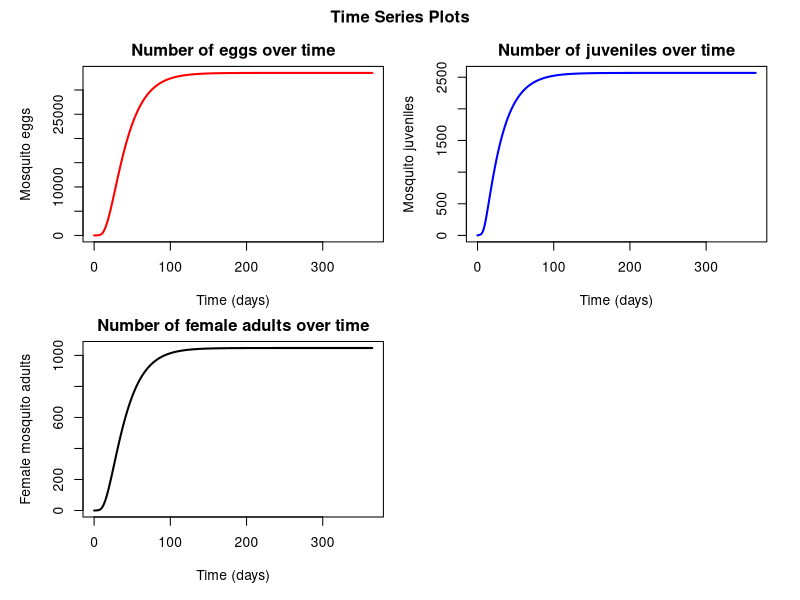
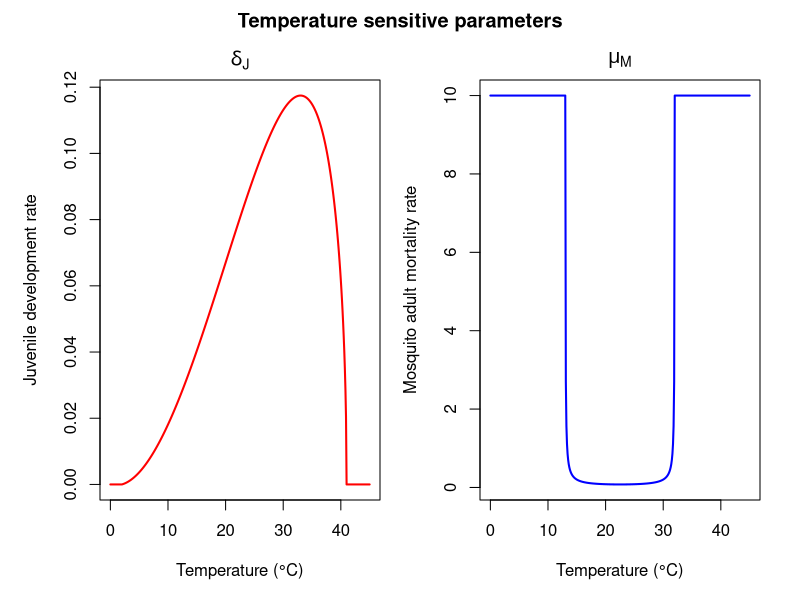
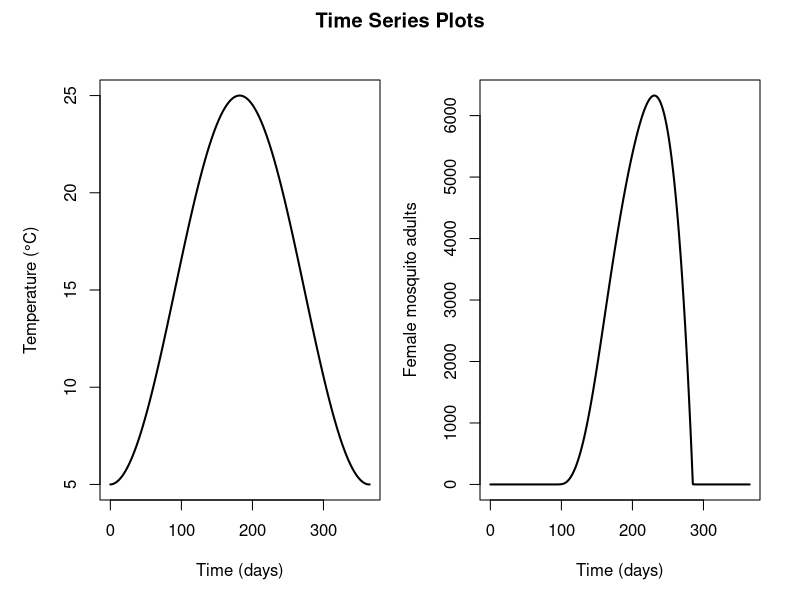
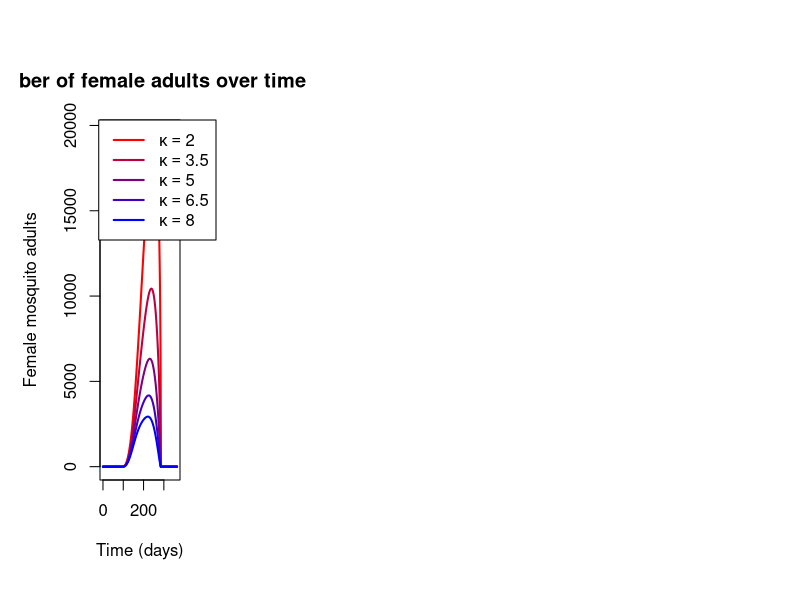

R code for these plots, in order: (Note: a time limit stopped this script after it produced the figures.)
## ---- chunk 1
knitr::opts_chunk$set(echo = TRUE, eval = FALSE)
## ---- chunk 2
#load("...")
library(tidyverse)
library(grDevices)
## ---- chunk 3

RHS = function(t, y, parms){
  # state variables
  E <- y[1]
  J <- y[2]
  M <- y[3]
  
  # right-hand side of ODE
  list(c(
    # eggs
     a*phi*M - delta_E*E - mu_E*E, #'*Complete line: (egg production missing)*
    # juveniles
    delta_E*E - alpha*J^2 -mu_J*J - delta_J*J , #'*Complete line: (juvenile development and natural mortality missing)*
    # female adults
    omega*delta_J * J - mu_M*M #'*Complete line: (emergence rate missing)*
  ))
}

## ---- chunk 4
Euler <- function(f,t0,tend,y0,parms,h){
  system_size <- length(y0)
  var_names = names(y0)
  N <- (tend-t0)/h #Number of steps 
  
  y<-matrix(0,N+1,system_size) #Container for the solution y.
  colnames(y)<-var_names 
  y[1,] <- y0 #Initial condition
  
  t <- numeric(length = N+1) #Container for the time line
  t[1] <- t0
  
  for (n in 1:N){
    dy <- f(t[n],y[n,],parms) #Derivative
    
    y[n+1,] <- y[n, ] + h * dy [[1]] #'*Complete line:Estimate next point.*
    t[n+1] <- t[n] + h #                                                                                                                                 '*Complete line:Take a time step.*
  }
  
  solution <- as.data.frame(y)
  solution$t <- t
  
  return(solution)
}
## ---- chunk 5
t0 <- 0
tend <- 365
h <- 0.1
# we define parameters globally for now, later we will utilize the parms argument of RHS
a <- 0.2 #'*Complete line*
phi <- 120
delta_E <- 0.6
mu_E <- 0.15
alpha <- 0.003
delta_J <- 0.08 
mu_J <- 0.05
omega <- 0.51 #'*Complete line*
mu_M <- 0.1 #'*Complete line:*

#define initial conditions with a !named! vector and solve the model
y0 <- c(E = 10, J = 0, M = 0)
sol <- Euler(RHS, t0, tend, y0, parms = c(), h) # for now we don't need parms
print(sol)
## ---- chunk 6
# Set up the plotting area to have 2 rows and 2 columns
{
par(mfrow = c(2, 2), mar = c(4, 4, 2, 1), oma = c(1, 1, 2, 1))

# Plot E vs t 
plot(sol$t,sol$E , type = "l", col = "red", lwd = 2, #'*Complete line:plot E vs t.*
     main = "Number of eggs over time", xlab = "Time (days)", 
     ylab = "Mosquito eggs")

# Plot J vs t 
plot(sol$t,sol$J , type = "l", col = "blue", lwd = 2, #'*Complete line: plot J vs t.*
     main = "Number of juveniles over time", xlab = "Time (days)", 
     ylab = "Mosquito juveniles")

# Plot M vs t 
plot(sol$t,sol$M , type = "l", col = "black", lwd = 2, #'*Complete line: plot M vs t.*
     main = "Number of female adults over time", xlab = "Time (days)", 
     ylab = "Female mosquito adults")

# Add an overall title for the entire plot
title("Time Series Plots", outer = TRUE)
}
## ---- chunk 7
delta_J <- function(tmp, q, Tmin, Tmax){
  ifelse(tmp>max(0,Tmin) & tmp<Tmax,q*tmp*(tmp - Tmin)*(Tmax - tmp)^(0.5) , 0) #'*Complete line:*
  #'*calculate Briere function.*
} 

mu_M <- function(tmp, q, Tmin, Tmax, kappa){
  ifelse(tmp>Tmin & tmp<Tmax, 1/((1/kappa*q*(tmp - Tmin)*(Tmax - tmp)) + 0.1), 10) 
  #calculate inverse quadratic function
} 

Tmp <- seq(0, 45, 0.1)

# Set up the plotting area to have 1 row and 2 columns
{
par(mfrow = c(1, 2), mar = c(4, 4, 2, 1), oma = c(1, 1, 2, 1))

# Plot Tmp vs delta_J 
plot(Tmp, delta_J(Tmp, 4.06/100000, 2, 41), type = "l", col = "red", lwd = 2, 
     main = expression(delta[J]), xlab = "Temperature (°C)", 
     ylab = "Juvenile development rate")

# Plot Tmp vs mu_M
plot(Tmp, mu_M(Tmp, 1.43, 13, 32, 10), type = "l", col = "blue", lwd = 2, 
     main = expression(mu[M]), xlab = "Temperature (°C)", 
     ylab = "Mosquito adult mortality rate")

# Add an overall title for the entire plot
title("Temperature sensitive parameters", outer = TRUE)
}
## ---- chunk 8
tmp <- function(day, avg){ # function returning the temperature on a specific day in the year
  avg + 10*cos((2*pi*(day-182))/(365)) 
}

RHS_tmp = function(t, y, parms){
  # unpack parameter vector
  alpha <- parms["alpha"]
  kappa <- parms["kappa"]
  avg <- parms["avg"]
  
  delta_J <-  delta_J(tmp( t, avg), (4.06/100000), 2, 41) #'*Complete line: parameterize delta_J.*
  mu_M <- mu_M(tmp(t, avg), 1.43, 13, 32, kappa) #parameterize mu_M
  
  # state variables
  E <- y[1]
  J <- y[2]
  M <- y[3]
  
  # right-hand side of ODE
  list(c(
    # eggs
    a*phi*M - delta_E*E - mu_E*E,
    # juvenile
    delta_E*E - alpha*J^2 - mu_J*J - delta_J*J,
    # female adults
    omega*delta_J*J - mu_M*M
  ))
}

t0 <- 0
tend <- 365
h <- 0.01
 
parms <- c(alpha = 0.003, kappa = 5, avg = 15) 
sol_tmp <- Euler(RHS_tmp, t0, tend, y0, parms, h)

{
par(mfrow = c(1, 2), mar = c(4, 4, 2, 1), oma = c(1, 1, 2, 1))

# Plot Tmp vs t 
plot(sol_tmp$t, tmp(sol_tmp$t,15), type = "l", col = "black", lwd = 2,
     main = "", xlab = "Time (days)", 
     ylab = "Temperature (°C)")

# Plot M vs t 
plot(sol_tmp$t, sol_tmp$M, type = "l", col = "black", lwd = 2,
     main = "", xlab = "Time (days)", 
     ylab = "Female mosquito adults")

# Add an overall title for the entire plot
title("Time Series Plots", outer = TRUE)
}
## ---- chunk 9
#create a vector "kappas" with 5 different values of the parameter kappa
M = 5
kappas <- seq(2,8,length.out=M)

#prepare a dataframe for storing simulation results
solutions <- as.data.frame(matrix(NA, nrow = (tend - t0)/h+1, ncol = M))

#simulate the model for each value in kappas and store the resulting female adult mosquito
#time series in "solutions"
for(i in 1:M){
  parms <- c(alpha = 0.003, kappa = kappas[i], avg = 15) 
  solutions[,i] <- Euler(RHS_tmp, t0, tend, y0, parms, h)$M
}

#color gradient for plotting the M different solutions 
colors <- colorRampPalette(c("red", "blue"))(M)

#plot the different solutions 
{par(mar=c(5, 4, 4, 11)) # increase right margin to fit a legend
plot(sol_tmp$t, solutions[,1], type='l', lwd=2, col=colors[1], 
      ylim=c(0,max(solutions)),  main = "Number of female adults over time", 
      xlab = "Time (days)", ylab = "Female mosquito adults")
for(i in 2:M){
  lines(sol_tmp$t, solutions[,i], lwd=2, col=colors[i])
}
# Add a legend
legend("topright", inset=c(-0.45, 0), 
       legend=sapply(kappas, 
                     function(x) as.expression(substitute(kappa == B,
                                                          list(B = as.name(x))))),
       col=colors, lty=1, lwd=2, xpd=TRUE)
}
## ---- chunk 10
M <- 100 # number of draws

kappas <- runif(M, min = 1, max = 10) #'*Complete line: generate samples of kappa.*
solutions <- numeric(M) # prepare vector for storing maximum value of the simulated
#adult mosquito population

for(i in 1:M){ 
  parms <- c(alpha = 0.003, kappa = kappas[i], avg = 15) 
  solutions[i] <- Euler(RHS_tmp, t0, tend, y0, parms, h)$M[2100]#'*Complete line: store maximum value of the simulated adult mosquito population.*
}
# Euler(RHS_tmp, t0, tend, y0, parms, h)
# plot histograms for the sample distribution of $\kappa$ and for the distribution of the
#maximum values of the simulated adult mosquito populations
{
par(mfrow = c(1, 2), mar = c(4, 4, 2, 1), oma = c(1, 1, 2, 1))
# Plot M vs t 
#'*Complete line: histogram for the sample distribution of $\kappa$*
hist(kappas, freq = F, main = expression(kappa))
# Plot M vs t 
#'*Complete line: histogram for the distribution*
#'*of the mosquito populations at time t=210.*
hist(solutions, freq = F, main = "M(210)")
}
## ---- chunk 11
parms <- c(alpha = 0.003, kappa = 5, avg = 15) # true parameter values
sol <- Euler(RHS_tmp, t0, tend, y0, parms, h)
end_of_weeks_idx <- seq(11901,28001,700) #Indices corresponding to the end of
#each week between day number 119 and 280
data_p <- sol$M[end_of_weeks_idx] #Data points (female adult mosquito abundance
#at the end of each week)
sigma = 0.25
for(i in 1:length(data_p)){
  data_p[i] <- rlnorm(1, meanlog = log(data_p[i]), sdlog =0.25)
}

#the line represents the median of the data generating process, the dots represents the
#simulated data points
{
plot(sol$t,sol$M,type = "l", col = "black", lwd = 2,
     main = "Number of female adults over time (alpha = 0.003, kappa = 5)", xlab = "Time (days)", 
     ylab = "Female mosquito adults", ylim = c(0,max(c(sol$M,data_p))))
points(sol$t[end_of_weeks_idx],data_p)
}
## ---- chunk 12

log_likelihood_lognormal <- function(data, sol_temp, sigma) {
  n <- length(data)
  log_data <- log(data)
  mu <- log(sol_temp)  # sol_temp is the mean of the lognormal distribution
  log_likelihood <- -n/2 * log(2 * pi * sigma^2) - (1/(2 * sigma^2)) * sum((log_data - mu)^2)
  return(log_likelihood)
}

## ---- chunk 13

n_samples = 300 #Number of samples

kappas <- rep(0, n_samples) #Container of kappa samples 

kappa_current <- 3 #Initial guess

parms_temp <- c(alpha = 0.003, kappa = kappa_current, avg = 15) 
sol_temp <- Euler(RHS_tmp, t0, tend, y0, parms_temp, h)


logL_current <- log_likelihood_lognormal(data_p, sol_temp$M[end_of_weeks_idx], sigma)

#Create kappa samples (Metropolis-Hastings algorithm)
for(i in 1:n_samples){
  kappa_guess <- rnorm(1, mean = kappa_current, sd = 0.5) #Propose new kappa value
  kappa_guess <- max(0.0001,kappa_guess) #Ensure that kappa>0
  
  parms_temp <- c(alpha = alpha, kappa = kappa_guess, avg = 15) 
  sol_temp <- Euler(RHS_tmp, t0, tend, y0, parms_temp, h)
  
  logL_guess <- log_likelihood_lognormal(data_p, sol_temp$M[end_of_weeks_idx], sigma)
  
  if (runif(1, min = 0, max = 1) < exp((logL_guess-logL_current))) { #Check 
#acceptance of proposed kappa
    kappa_current <- kappa_guess
    logL_current <- logL_guess
  }
  
  kappas[i] <- kappa_current
}

hist(kappas, freq=F) #Distribution of kappa samples
## ---- chunk 14
kappa_median <- median(kappas)#'*Complete line: Median. Complete line*
kappa_mean <- mean(kappas)#'*Complete line: Mean.*
kappa_sd <- sd(kappas)#'*Complete line: Standard deviation.*
kappa_CI <- c(kappa_mean -2*kappa_sd, kappa_mean+2*kappa_sd) #'*Complete line: 95% credible interval.*

print(kappa_median)
print(kappa_mean)
print(kappa_sd)
print(kappa_mean)
print(kappa_CI)
## ---- chunk 15
parms_base <- c(alpha = 0.003, kappa = 5, avg = 15) # parameter vector for baseline scenario
sol_tmp_base <- Euler(RHS_tmp, t0, tend, y0, parms_base, h) # model solution for baseline scenario
tmp_base <- tmp(sol_tmp_base$t, avg = 15) # temperature curve in baseline scenario

parms_plus2 <- c(alpha = 0.003, kappa = 5, avg = 17) #'*Complete line: parameter vector for increased scenario.*
sol_tmp_plus2 <- Euler(RHS_tmp, t0, tend, y0, parms_plus2, h) #'*Complete line: model solution for increasedscenario.*
tmp_plus2 <- tmp(sol_tmp_plus2$t, avg = 17) #'*Complete line: temperature curve in increased scenario.*

parms_plus5 <- c(alpha = 0.003, kappa = 5, avg = 20)#'*Complete line: parameter vector for extreme scenario.*
sol_tmp_plus5 <- Euler(RHS_tmp, t0, tend, y0, parms_plus5, h) #'*Complete line: model solution for extreme scenario.*
tmp_plus5 <- tmp(sol_tmp_plus5$t, avg = 20) #'*Complete line: temperature curve in extreme scenario.*

  
  
# plot the temperatures and model solutions (only female adult mosquitoes) for each 
#temperature setting 
{
par(mfrow = c(1, 2), mar = c(4, 4, 2, 1), oma = c(1, 1, 2, 1))
# Plot tmp vs t 
plot(sol_tmp_base$t, tmp_base, type = "l", col = "black", lwd = 2, #plot temperature curves
#vs t in baseline scenario.
     main = "", xlab = "Time (days)", 
     ylab = "Temperature (°C)", 
     ylim=c(min(tmp_base, tmp_plus2, tmp_plus5), # adjust limits of y-axis to fit all
#line plots
            max(tmp_base, tmp_plus2, tmp_plus5)))
lines(sol_tmp_base$t, tmp_plus2, col="orange", lwd = 2) #plot temperature curves vs t in
#increased scenario.
lines(sol_tmp_base$t, tmp_plus5, col="red", lwd = 2) #plot temperature curves vs t in
#extreme scenario.

# Plot M vs t 
plot(sol_tmp_base$t, sol_tmp_base$M, type = "l", col = "black", lwd = 2, #plot female 
#adult mosquito curves vs t in baseline scenario
     main = "", xlab = "Time (days)", 
     ylab = "Female mosquito adults",
     ylim=c(min(sol_tmp_base$M, sol_tmp_plus2$M, sol_tmp_plus5$M), # adjust limits 
#of y-axis to fit all line plots
            max(sol_tmp_base$M, sol_tmp_plus2$M, sol_tmp_plus5$M)))
lines(sol_tmp_plus2$t, sol_tmp_plus2$M, col="orange", lwd = 2) #plot female adult 
#mosquito curves vs t in increased scenario. 
lines(sol_tmp_plus5$t, sol_tmp_plus5$M, col="red", lwd = 2) #plot female adult
#mosquito curves vs t in extreme scenario.
title("Climate Change plots", outer = TRUE)
}
